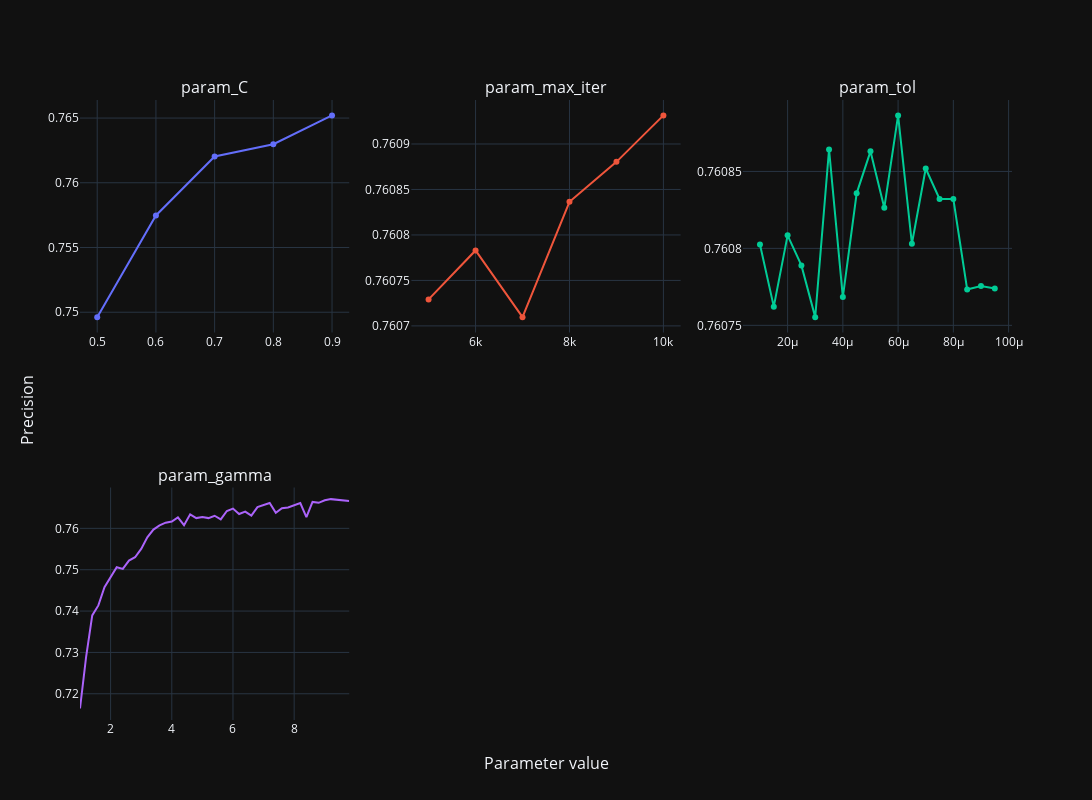

This figure's notebook cell:
### Code cell
linear = ['param_C', 'param_max_iter', 'param_tol', 'param_gamma']
categorical = []
columns = 3
rows = int(np.ceil(len(linear + categorical) // columns)) + 1

fig = make_subplots(rows, columns, y_title='Precision', x_title='Parameter value', shared_yaxes=False, subplot_titles=linear + categorical)

column = 1
row = 1

for param in linear:
    t = rgs_results.groupby(param)['mean_test_score'].mean()
    f = go.Scatter(x=t.index, y=t.values, name=param)
    fig.add_trace(f, col=column, row=row)
    column += 1
    if column == columns + 1:
        column = 1
        row += 1

for param in categorical:
    t = rgs_results.groupby(param)['mean_test_score'].mean()
    f = go.Bar(x=t.index, y=t.values, name=param)
    fig.add_trace(f, col=column, row=row)
    column += 1
    if column == columns + 1:
        column = 1
        row += 1

fig.update_layout(showlegend=False, width=1200, height=800)

### Figure 1 — Plotly figure (JSON) as saved in the notebook; plotly's stock layout.template omitted (floating-point values rounded to 4 significant figures)
{"data": [{"name": "param_C", "x": [0.5, 0.6, 0.7, 0.8, 0.9], "y": [0.7496, 0.7575, 0.762, 0.763, 0.7652], "type": "scatter", "xaxis": "x", "yaxis": "y"}, {"name": "param_max_iter", "x": [5000, 6000, 7000, 8000, 9000, 10000], "y": [0.7607, 0.7608, 0.7607, 0.7608, 0.7609, 0.7609], "type": "scatter", "xaxis": "x2", "yaxis": "y2"}, {"name": "param_tol", "x": [1e-05, 1.5e-05, 2e-05, 2.5e-05, 3e-05, 3.5e-05, 4e-05, 4.5e-05, 5e-05, 5.5e-05, 6e-05, 6.5e-05, 7e-05, 7.5e-05, 8e-05, 8.5e-05, 9e-05, 9.5e-05], "y": [0.7608, 0.7608, 0.7608, 0.7608, 0.7608, 0.7609, 0.7608, 0.7608, 0.7609, 0.7608, 0.7609, 0.7608, 0.7609, 0.7608, 0.7608, 0.7608, 0.7608, 0.7608], "type": "scatter", "xaxis": "x3", "yaxis": "y3"}, {"name": "param_gamma", "x": [1.0, 1.2, 1.4, 1.6, 1.8, 2.0, 2.2, 2.4, 2.6, 2.8, 3.0, 3.2, 3.4, 3.6, 3.8, 4.0, 4.2, 4.4, 4.6, 4.8, 5.0, 5.2, 5.4, 5.6, 5.8, 6.0, 6.2, 6.4, 6.6, 6.8, 7.0, 7.2, 7.4, 7.6, 7.8, 8.0, 8.2, 8.4, 8.6, 8.8, 9.0, 9.2, 9.4, 9.6, 9.8], "y": [0.7165, 0.7289, 0.739, 0.7414, 0.7458, 0.7482, 0.7506, 0.7502, 0.7522, 0.753, 0.755, 0.7578, 0.7597, 0.7607, 0.7614, 0.7616, 0.7627, 0.7608, 0.7634, 0.7625, 0.7628, 0.7625, 0.7631, 0.7622, 0.7642, 0.7648, 0.7635, 0.7641, 0.7631, 0.7652, 0.7657, 0.7661, 0.7638, 0.7649, 0.7651, 0.7656, 0.7661, 0.7627, 0.7664, 0.7662, 0.7668, 0.7671, 0.7669, 0.7668, 0.7666], "type": "scatter", "xaxis": "x4", "yaxis": "y4"}], "layout": {"xaxis": {"anchor": "y", "domain": [0.0, 0.2889]}, "yaxis": {"anchor": "x", "domain": [0.625, 1.0]}, "xaxis2": {"anchor": "y2", "domain": [0.3556, 0.6444]}, "yaxis2": {"anchor": "x2", "domain": [0.625, 1.0]}, "xaxis3": {"anchor": "y3", "domain": [0.7111, 1.0]}, "yaxis3": {"anchor": "x3", "domain": [0.625, 1.0]}, "xaxis4": {"anchor": "y4", "domain": [0.0, 0.2889]}, "yaxis4": {"anchor": "x4", "domain": [0.0, 0.375]}, "xaxis5": {"anchor": "y5", "domain": [0.3556, 0.6444]}, "yaxis5": {"anchor": "x5", "domain": [0.0, 0.375]}, "xaxis6": {"anchor": "y6", "domain": [0.7111, 1.0]}, "yaxis6": {"anchor": "x6", "domain": [0.0, 0.375]}, "annotations": [{"font": {"size": 16}, "showarrow": false, "text": "param_C", "x": 0.1444, "xanchor": "center", "xref": "paper", "y": 1.0, "yanchor": "bottom", "yref": "paper"}, {"font": {"size": 16}, "showarrow": false, "text": "param_max_iter", "x": 0.5, "xanchor": "center", "xref": "paper", "y": 1.0, "yanchor": "bottom", "yref": "paper"}, {"font": {"size": 16}, "showarrow": false, "text": "param_tol", "x": 0.8556, "xanchor": "center", "xref": "paper", "y": 1.0, "yanchor": "bottom", "yref": "paper"}, {"font": {"size": 16}, "showarrow": false, "text": "param_gamma", "x": 0.1444, "xanchor": "center", "xref": "paper", "y": 0.375, "yanchor": "bottom", "yref": "paper"}, {"font": {"size": 16}, "showarrow": false, "text": "Parameter value", "x": 0.5, "xanchor": "center", "xref": "paper", "y": 0, "yanchor": "top", "yref": "paper", "yshift": -30}, {"font": {"size": 16}, "showarrow": false, "text": "Precision", "textangle": -90, "x": 0, "xanchor": "right", "xref": "paper", "xshift": -40, "y": 0.5, "yanchor": "middle", "yref": "paper"}], "showlegend": false, "width": 1200, "height": 800}}
